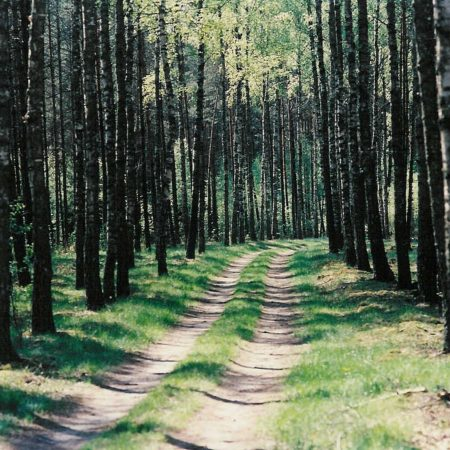
#> input picture images_for_python-2/forest.jpg, 450 x 450 px, found by its file name
$ jupyter execute images_for_python_code.ipynb
#> lines starting #> are read from the running program, lines starting #| are printed output that depends on the picture; after the words box and inside, x2 and y2 are one past the last pixel; in counts of white or black regions, pixels touching at a corner belong together
[cell 1]
#importing packages
import cv2
import numpy as np
import matplotlib.pyplot as plt
cv2.__version__

[cell 2]
#loading images
img1=cv2.imread("/Users/kayla/Desktop/Mat4906-ML/images_for_python-2/forest.jpg")
#> img1 is the input picture: shape (450, 450, 3); mean B, G, R 82.1, 100.2, 89.7
img2=cv2.imread("/Users/kayla/Desktop/Mat4906-ML/images_for_python-2/people-walking.jpg")
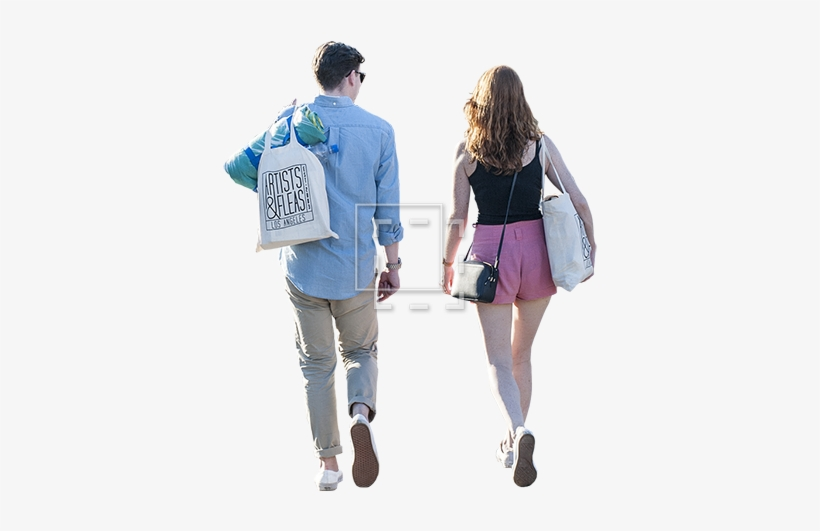
#> input picture images_for_python-2/people-walking.jpg, 820 x 531 px, found by its file name
#> img2 is the input picture: shape (531, 820, 3); mean B, G, R 230, 227.3, 226.6
print('showing size image1', img1.shape)
#| showing size image1 (450, 450, 3)
print('showing size image2', img2.shape)
#| showing size image2 (531, 820, 3)

[cell 3]
#reshaping images
img1_reshaped= cv2.resize(img1,(300,300),interpolation=cv2.INTER_AREA)
img2_reshaped= cv2.resize(img2,(300,300),interpolation=cv2.INTER_AREA)
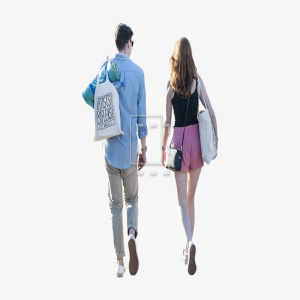
#> img2_reshaped: shape (300, 300, 3); mean B, G, R 230, 227.3, 226.6
print('showing size image 2 reshaped', img2_reshaped.shape)
#| showing size image 2 reshaped (300, 300, 3)

[cell 4]
#showing the images
plt.figure(figsize=(10,10))
plt.subplot(221)
plt.imshow(img1_reshaped)
plt.subplot(222)
plt.imshow(img2_reshaped)
#> figure, not shown here; B, G, R data is drawn as R, G, B

[cell 5]
#Printing RGB channels
plt.figure(figsize=(10,10))
plt.subplot(131)
plt.imshow(img1_reshaped[:,:,0])
plt.gca().set_title('red channel')
plt.subplot(132)
plt.imshow(img1_reshaped[:,:,1])
plt.gca().set_title('green channel')
plt.subplot(133)
plt.imshow(img1_reshaped[:,:,2])
plt.gca().set_title('blue channel')
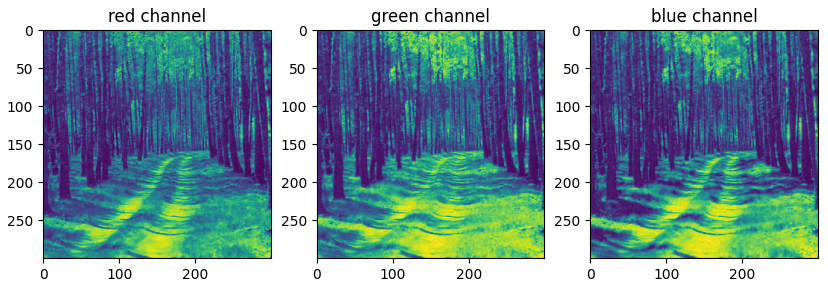
#> figure drawn by matplotlib, 3 panels

[cell 6]
#combing pictures using addition
dst=cv2.addWeighted(img1_reshaped,0.2,img2_reshaped,0.5,0.1)
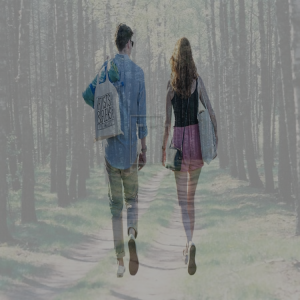
#> dst: shape (300, 300, 3); mean B, G, R 131.5, 133.8, 131.3
plt.figure(figsize=(10,10))
plt.imshow(dst)

[cell 7]
dst_subtrect=cv2.subtract(img1_reshaped,img2_reshaped,)
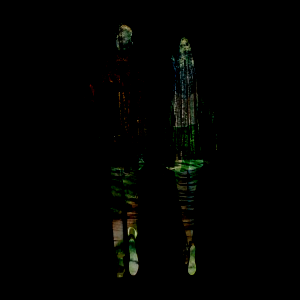
#> dst_subtrect: shape (300, 300, 3); mean B, G, R 1.4, 2.6, 2.1
plt.figure(figsize=(10,10))
plt.imshow(dst_subtrect)

[cell 8]
img_cat = cv2.imread("/Users/kayla/Desktop/Mat4906-ML/images_for_python-2/cat.jpg")
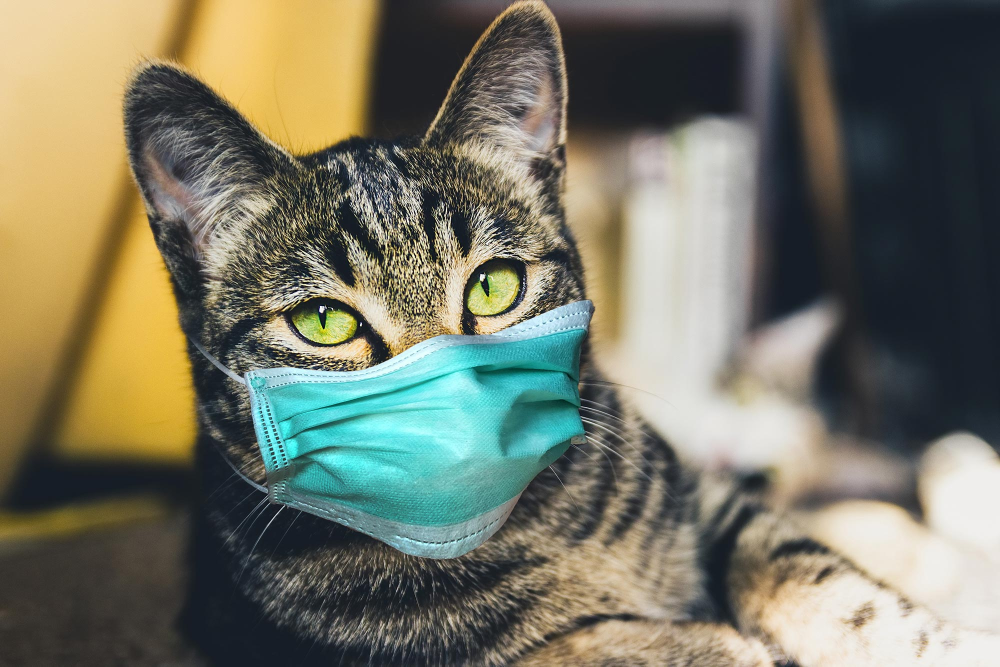
#> input picture images_for_python-2/cat.jpg, 2000 x 1333 px, found by its file name (shown at 1/2 size)
#> img_cat is the input picture: shape (1333, 2000, 3); mean B, G, R 100.5, 117.1, 117.1
negative =  255 - img_cat
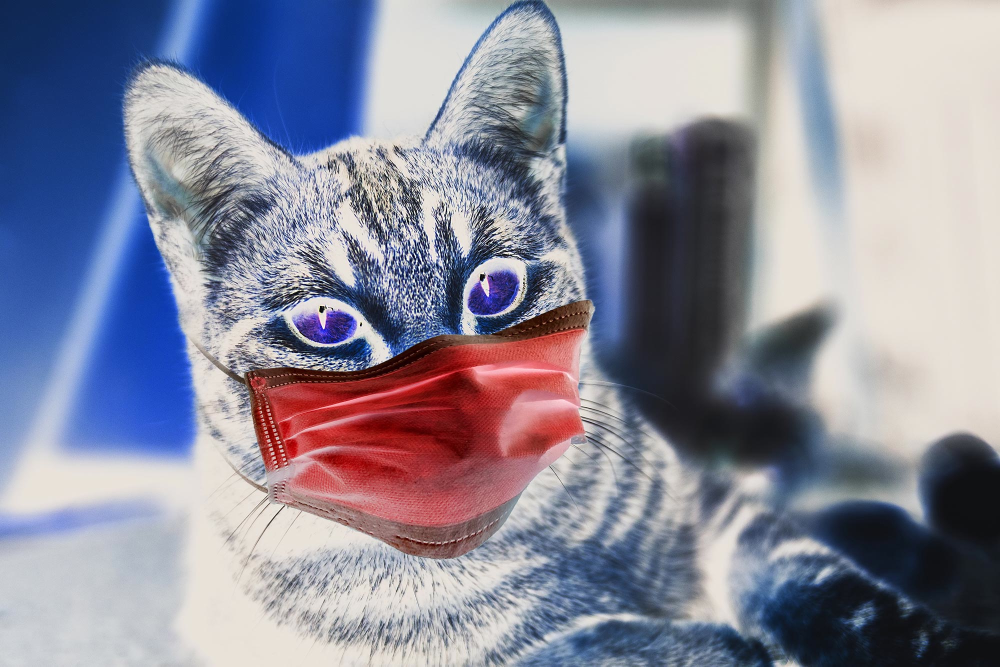
#> negative: shape (1333, 2000, 3) (shown at 1/2 size); mean B, G, R 154.5, 137.9, 137.9
plt.figure(figsize=(10,10))
plt.subplot(121)
plt.imshow(img_cat)
plt.gca().set_title('original image')
plt.axis('off')
plt.subplot(122)
plt.imshow(negative)
plt.gca().set_title('negative image')
plt.axis('off')
#> figure, not shown here; B, G, R data is drawn as R, G, B

[cell 9]
img_blur =cv2.blur(img_cat,(40,40))
img_filter= cv2.boxFilter(img_cat, -5,(30,30),normalize=True )
img_Gaussianfilter=cv2.GaussianBlur(img_cat,(41,41),cv2.BORDER_DEFAULT)
plt.figure(figsize=(20,20))
plt.subplot(141)
plt.imshow(img_cat)
plt.gca().set_title('Original image')
plt.axis('off')
plt.subplot(142)
plt.imshow(img_blur)
plt.gca().set_title('blur image with blur method')
plt.axis('off')
plt.subplot(143)
plt.imshow(img_filter)
plt.gca().set_title('blur image with boxFilter method')
plt.axis('off')
plt.subplot(144)
plt.imshow(img_Gaussianfilter)
plt.gca().set_title('blur image with GaussianBlur method')
plt.axis('off')
#> figure, not shown here; B, G, R data is drawn as R, G, B

[cell 10]
img_median = cv2.medianBlur(img_cat,31)
plt.figure(figsize=(10,10))
plt.subplot(121)
plt.imshow(img_cat)
plt.gca().set_title('Original image')
plt.axis('off')
plt.subplot(122)
plt.imshow(img_median)
plt.gca().set_title('blur image with medianBlur method')
plt.axis('off')
#> figure, not shown here; B, G, R data is drawn as R, G, B

[cell 11]
img_cat_cvt = cv2.cvtColor(img_cat, cv2.cv2.COLOR_BGR2RGB)
plt.figure(figsize=(10,10))
plt.imshow(img_cat_cvt)

[cell 12]
img_cat_cvt_GRAY = cv2.cvtColor(img_cat_cvt, cv2.cv2.COLOR_RGB2GRAY)
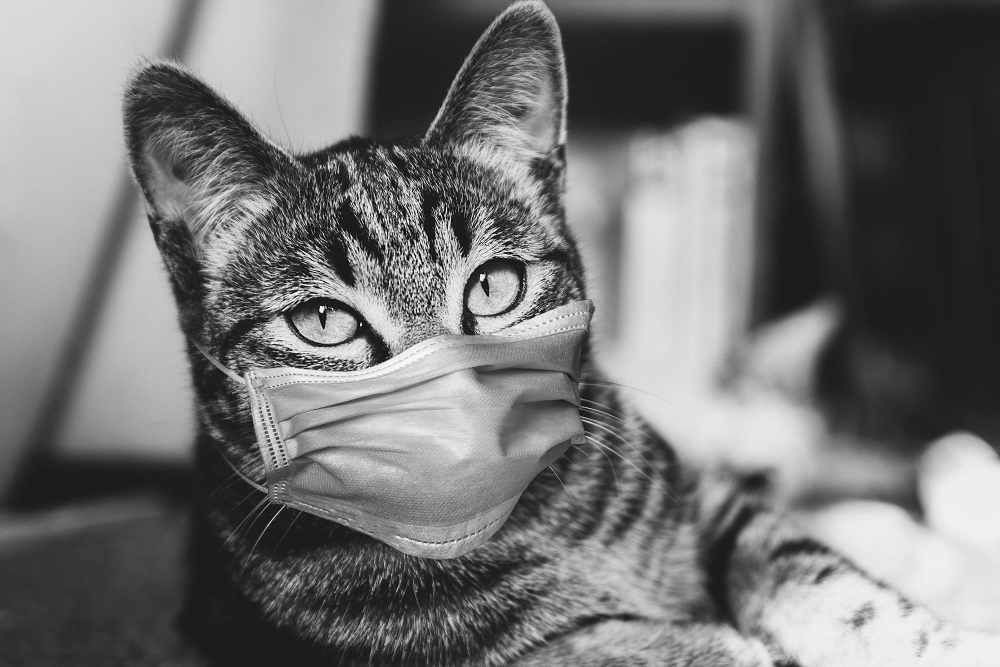
#> img_cat_cvt_GRAY: shape (1333, 2000) (shown at 1/2 size); min 0, max 255, mean 115.2
plt.figure(figsize=(10,10))
plt.imshow(img_cat_cvt_GRAY)

[cell 13]
img_cat_cvt_HSV = cv2.cvtColor(img_cat_cvt, cv2.cv2.COLOR_RGB2HSV)
#> img_cat_cvt_HSV: shape (1333, 2000, 3); mean H, S, V 55.8, 74.5, 128.6
plt.figure(figsize=(10,10))
plt.imshow(img_cat_cvt_HSV)

[cell 14]
print(img_cat_cvt[800,1000,:])
#| [ 61 191 191]
upper_limit = (13,119,119)
lower_limit = (61,191,191)
mask = cv2.inRange(img_cat_cvt,upper_limit,lower_limit)
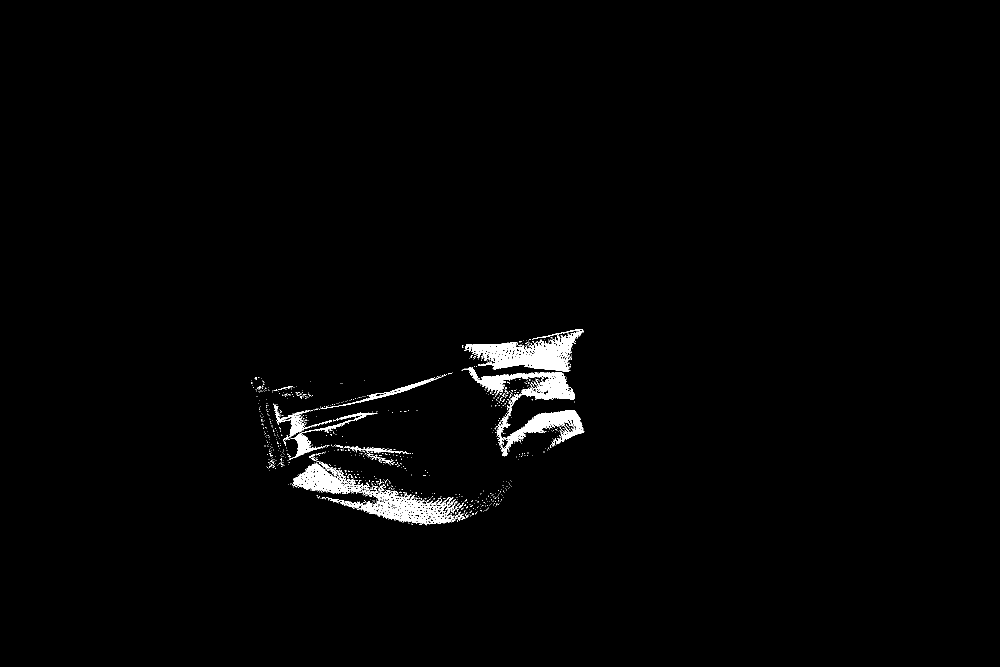
#> mask: shape (1333, 2000) (shown at 1/2 size); 1.4% white; 892 white regions (865 under 20 px), largest, box (x1, y1, x2, y2) and area: (586, 925, 911, 1051) 9830, (930, 658, 1168, 744) 8537, (923, 734, 1150, 825) 5463
result = cv2.bitwise_and(img_cat_cvt,img_cat_cvt,mask=mask)
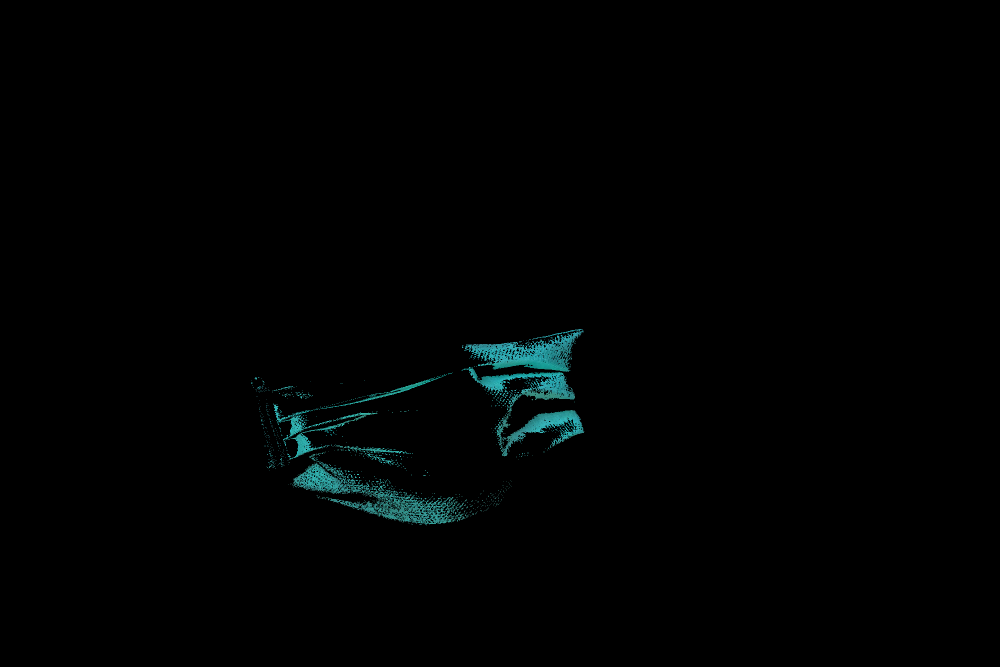
#> result: shape (1333, 2000, 3) (shown at 1/2 size); mean R, G, B 0.6, 2.1, 2.1
plt.figure(figsize=(20,20))
plt.subplot(121)
plt.imshow(mask, cmap="gray")
plt.subplot(122)
plt.imshow(result)
